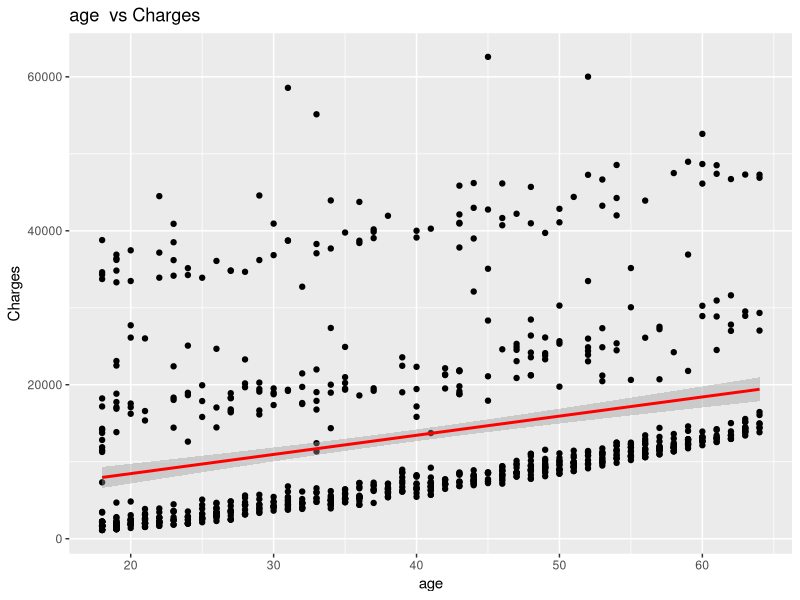
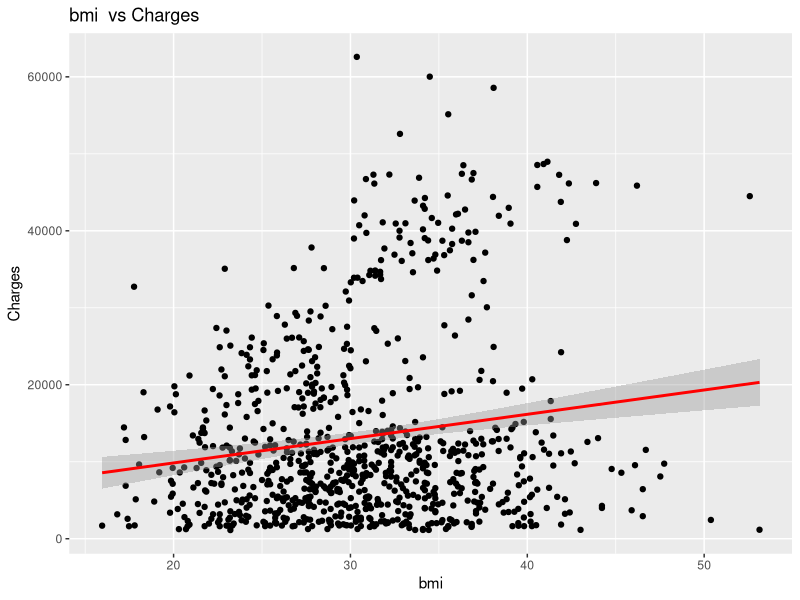
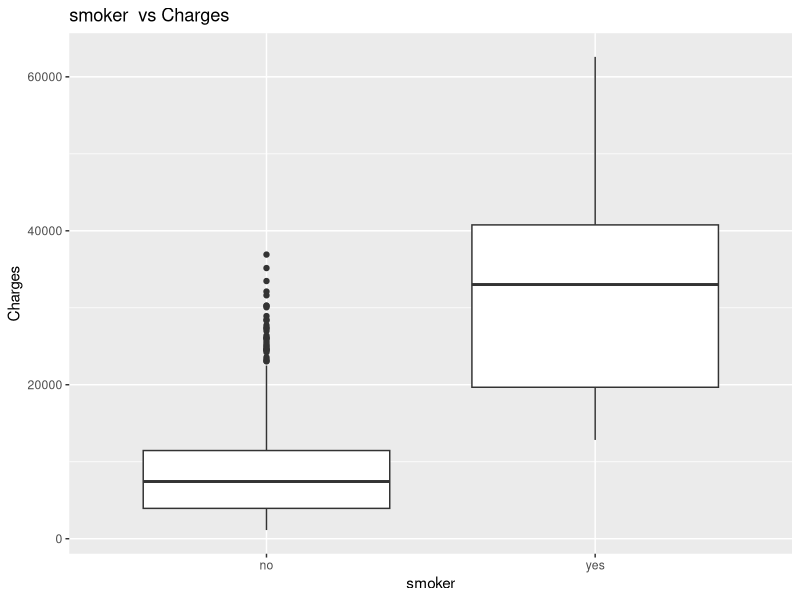
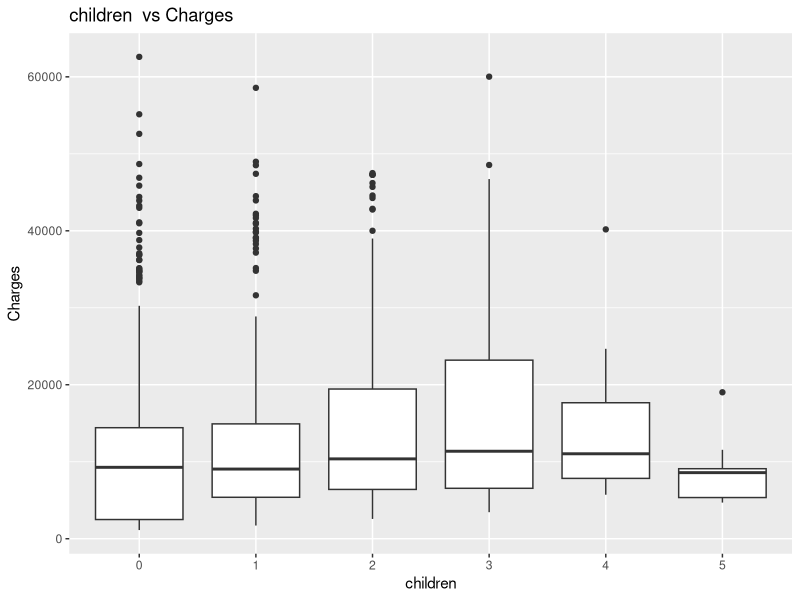
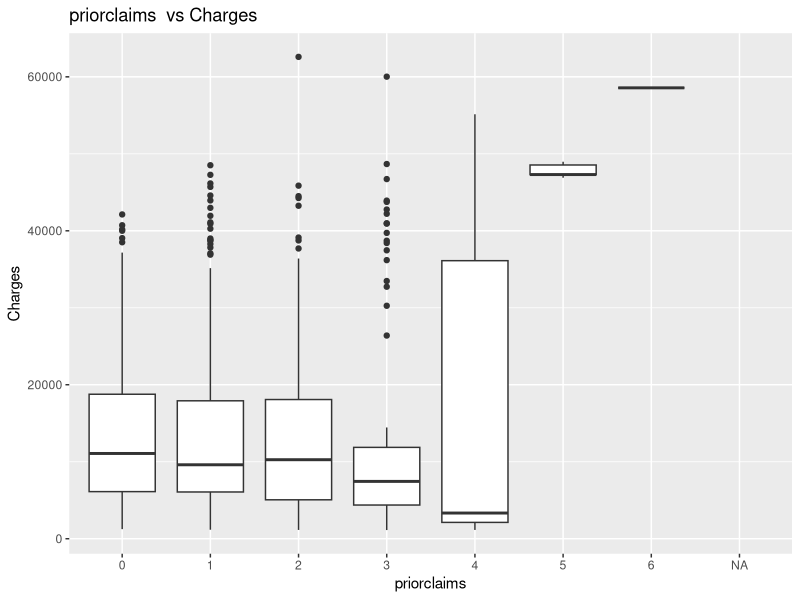

The R script that drew these images, in order:
## ---- chunk 1
#| echo: false

library(ggplot2)

insurance_data <- read.csv("insurance_data_S26.csv", header = TRUE)

cols_num <- which(sapply(insurance_data, is.numeric))

xcont <- list("age", "bmi")

cols_num <- which(sapply(insurance_data, function (x) !(is.numeric(x))))

xcat <- list("smoker", "children", "priorclaims")

# Excluded Variables: X, caseid, month, sex, region

print(xcont)
print(xcat)

for (col_name in xcont) {
  plot <- ggplot(insurance_data, aes(insurance_data[[col_name]], charges)) + 
  geom_point() +
    geom_smooth(data = insurance_data, method = "lm", color = "red") +
    labs(
    title = paste(col_name, " vs Charges"),
    x = paste(col_name),
    y = "Charges"
  )
  print(plot)
}

for (col_name in xcat) {
  plot <- ggplot(insurance_data, aes(as.factor(insurance_data[[col_name]]), charges)) + 
  geom_boxplot() +
    labs(
    title = paste(col_name, " vs Charges"),
    x = paste(col_name),
    y = "Charges"
  )
  print(plot)
}

